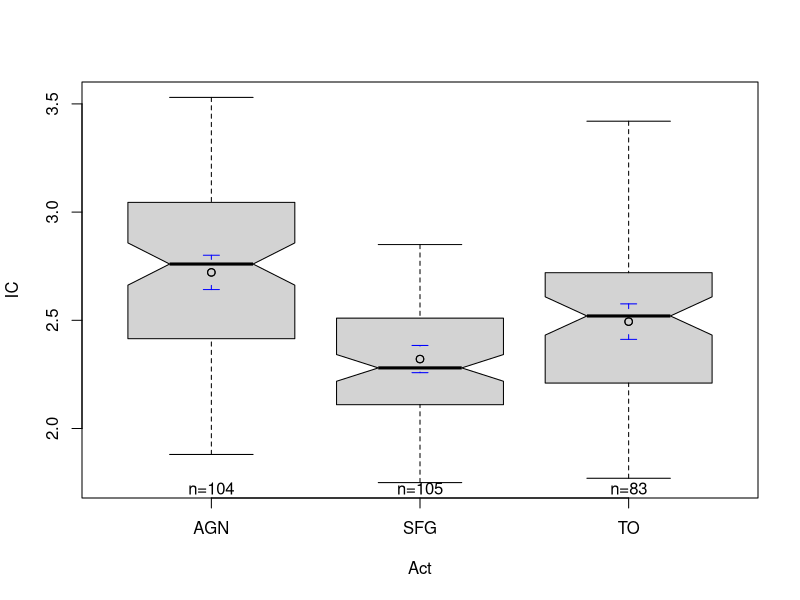
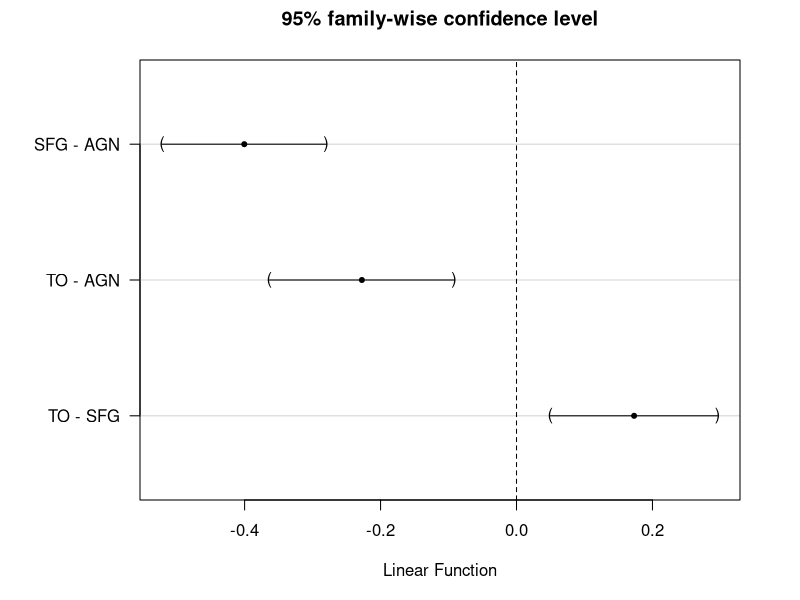
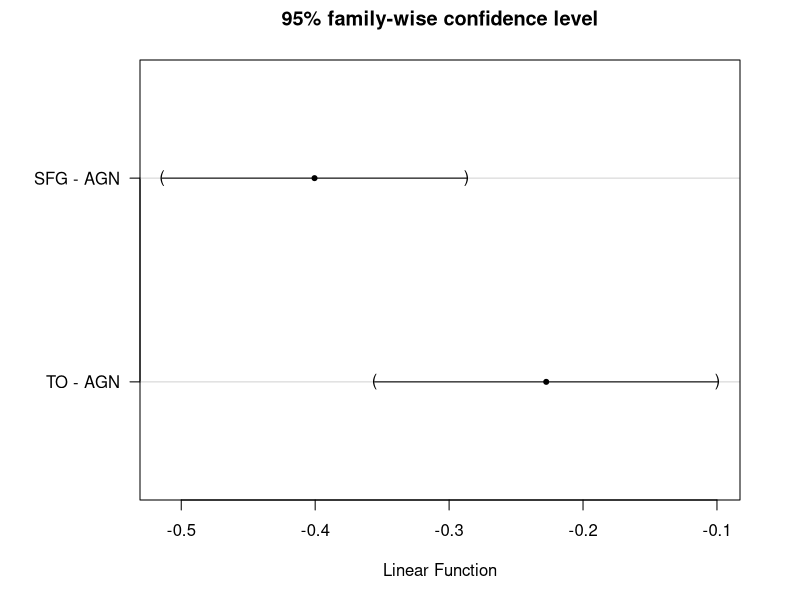
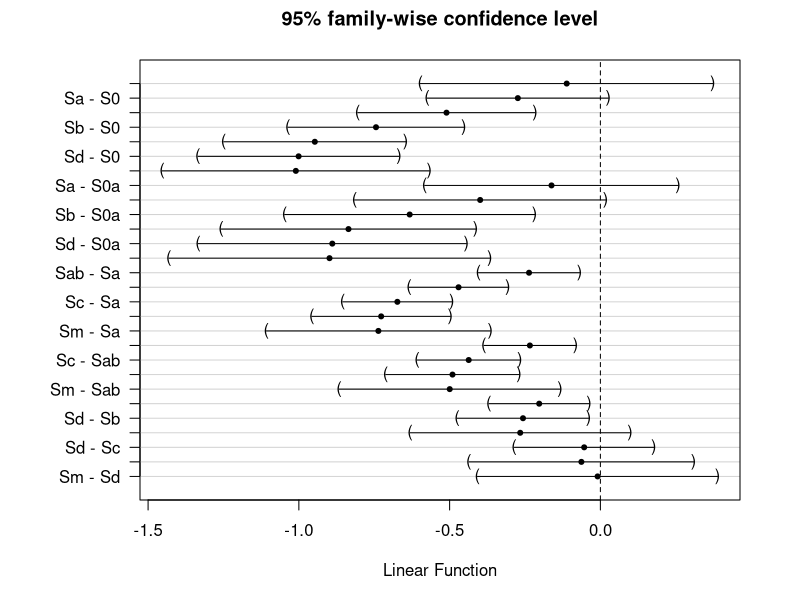

Reproduce these figures in R, in order.
# Tarea hacer ANOVA entre el indice de concetracion IC y la morfologia.


mydata = read.table("nelg1_R.dat",h=T)
attach(mydata)

library(multcomp)
library(sandwich)
library(gplots)

boxplot(IC ~ Act,outline=F,notch=T)
plotmeans(IC ~ Act,add=T,ty="p",xaxt="n")

library(dplyr)

mydata <- mutate_at(mydata,vars(Act,Morp),as.factor)

fic1=aov(IC ~ Act,data=mydata)
fic1_glht = glht(fic1,mcp(Act="Tukey"),vcov=vcovHC)
summary(fic1_glht)

par(mar=c(5,7,3,3))
plot(confint(fic1_glht))

fic1=aov(IC ~ Act,data=mydata)
fic1_glht = glht(fic1,mcp(Act="Dunnett"),vcov=vcovHC)
summary(fic1_glht)

par(mar=c(5,7,3,3))
plot(confint(fic1_glht))



fic1=aov(IC ~ Morp,data=mydata)
fic1_glht = glht(fic1,mcp(Morp="Tukey"),vcov=vcovHC)
summary(fic1_glht)

par(mar=c(5,7,3,3))
plot(confint(fic1_glht))







#mydata = read.table("nelg2_R.dat",h=T)
#attach(mydata)

#library(multcomp)
#library(sandwich)
#library(gplots)

#boxplot(Bulge ~ Act,outline=F,notch=T)
#plotmeans(Bulge ~ Act,add=T,ty="p",xaxt="n")

#library(dplyr)

#mydata <- mutate_at(mydata,vars(Act,Morpho),as.factor)

#fic1=aov(Bulge ~ Act,data=mydata)
#fic1_glht = glht(fic1,mcp(Act="Tukey"),vcov=vcovHC)
#summary(fic1_glht)

#par(mar=c(5,7,3,3))
#plot(confint(fic1_glht))

#fic1=aov(Bulge ~ Act,data=mydata)
#fic1_glht = glht(fic1,mcp(Act="Dunnett"),vcov=vcovHC)
#summary(fic1_glht)

#par(mar=c(5,7,3,3))
#plot(confint(fic1_glht))



#fic1=aov(Bulge ~ Morpho,data=mydata)
#fic1_glht = glht(fic1,mcp(Morpho="Tukey"),vcov=vcovHC)
#summary(fic1_glht)

#par(mar=c(5,7,3,3))
#plot(confint(fic1_glht))



# Ahora para MB, copiar todo lo de arriba

# Estudiar luego ANOVA y ANCOVA (concepto nuevo).



#boxplot(MB ~ Act,outline=F,notch=T)
#plotmeans(MB ~ Act,add=T,ty="p",xaxt="n")

#mydata <- mutate_at(mydata,vars(Act,Morpho),as.factor)

#fic1=aov(MB ~ Act,data=mydata)
#fic1_glht = glht(fic1,mcp(Act="Tukey"),vcov=vcovHC)
#summary(fic1_glht)

#par(mar=c(5,7,3,3))
#plot(confint(fic1_glht))


#fic1=aov(MB ~ Morpho,data=mydata)
#fic1_glht = glht(fic1,mcp(Morpho="Tukey"),vcov=vcovHC)
#summary(fic1_glht)

#par(mar=c(5,7,3,3))
#plot(confint(fic1_glht))
